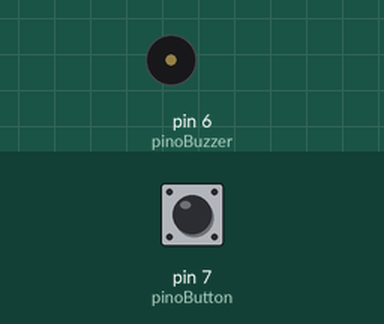
This sketch was run on a simulated Arduino Uno, built with avr-gcc and run on an emulated ATmega328P. On the bench: buzzer (waves = sounding). Inputs (shaded band) come from the test bench; at power-on: pin 7 (pinoButton) HIGH.

Above: at 1.2 s.
1.3 s: pin 7 (pinoButton) pulled LOW for 0.15 s
At 3.0 s:
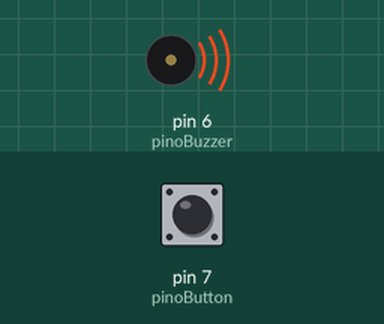
Timing chart, 0 to 9.5 s (numbered marks = the images above; inputs shaded):
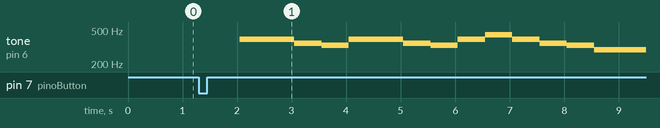

The sketch:

11_do_re_mi.ino
```cpp
// Projeto 11 - Dó Ré Mi

// Define a frequência das notas.
#define C 262
#define D 294
#define E 330
#define F 349
#define G 392
#define A 440
#define B 494
#define C8 523
#define P 0

// Define os pinos.
int pinoBuzzer = 6;
int pinoButton = 7;

// Define o vetor com a sequência de notas a ser tocadas.
int melodia[] = {C, D, E, F, G, A, B, C8};

//Define um incremento.
int inc = 0;
int testButton = 1;


void setup() {
  pinMode(pinoBuzzer, OUTPUT);    //Configura o pino do buzzer como saída.
  pinMode(pinoButton, INPUT_PULLUP);
}

void loop() {
  if (testButton == 0) {
//    if (inc < 8) {
//      tone(pinoBuzzer, melodia[inc]);
//      delay(500);
//      inc++;
//    }
//    else {
//     inc = 0;
//    }
//  escalaDeC();
//  musica01();
  caicaiBalao();
//  alecrimDourado();
  }
  else {
    noTone(pinoBuzzer);
    testButton = 1;
  }

  botaoTeste();

//  if (digitalRead(pinoButton) == LOW and testButton == 1) {
//    while (digitalRead(pinoButton) == LOW);
//    delay(100);
//    testButton = 0;
//  }
//  if (digitalRead(pinoButton) == LOW and testButton == 0) {
//    while (digitalRead(pinoButton) == LOW);
//    delay(100);
//    testButton = 1;
//  }

}

//-----------------------------------------------------------------
//Função do botão
int botaoTeste() {

  if (digitalRead(pinoButton) == LOW and testButton == 1) {
    while (digitalRead(pinoButton) == LOW);
    delay(100);
    testButton = 0;

    return testButton;
  }
  if (digitalRead(pinoButton) == LOW and testButton == 0) {
    while (digitalRead(pinoButton) == LOW);
    delay(100);
    testButton = 1;

    return testButton;
  }
}
//-----------------------------------------------------------------
// Modo mais simples de tocar as notas. (FUNÇÃO)
void escalaDeC() {
     if (inc < 8) {
      tone(pinoBuzzer, melodia[inc]);
      delay(500);
      inc++;
    }
    else {
     inc = 0;
   }
}
//-----------------------------------------------------------------
//Música 1
void musica01() {

 //Define o vetor da musica e o vetor do tempo.
  int ode[] = {
    E,E,F,G,G,F,E,D,C,C,D,E,E,D,P,D,P,
    E,E,F,G,G,F,E,D,C,C,D,E,D,C,P,C,P,
    D,D,E,C,D,E,P,F,E,C,D,E,P,F,E,D,C,D,P,
    E,E,D,G,G,F,E,D,C,C,D,E,D,C,P,C
  };

  int tempo[] = {
    1,1,1,1,1,1,1,1,1,1,1,1,1.5,1,.5,1,1,
    1,1,1,1,1,1,1,1,1,1,1,1,1.5,1,.5,1,1,
    1,1,1,1,1,1,.5,1,1,1,1,1,.5,1,1.5,1,.5,1,1,1,
    1,1,1,1,1,1,1,1,1,1,1,1,1.5,.125,1,1
  };

  for (int i = 0; i<sizeof(ode)/2; i++) {
    if (ode[i] != 0) {
      tone(pinoBuzzer, ode[i]);
    }
    else {
      noTone(pinoBuzzer);
    }
    delay(tempo[i]*500);
    noTone(pinoBuzzer);
  }

   noTone(pinoBuzzer);
   testButton = 1;
   delay(10000);
}
//-------------------------------------------------------------
void caicaiBalao() {
  //Define o vetor da musica e o vetor do tempo.
  int ode[] = {
    P,G,G,F,E,G,G,F,E,
    G,A,G,F,E,D,D,P,
    D,E,F,D,E,F,D,E,F,
    G,A,G,F,E,D,C
  };

  int tempo[] = {
    1,1.5,1.5,1,1,1.5,1.5,1,1,
    1,1,1,1,1,1.5,1,1,
    1,1,1,1,1,1,1,1,1.5,
    1,1,1,1,1,1,1.5
  };

  for (int i = 0; i<sizeof(ode)/2; i++) {
    if (ode[i] != 0) {
      tone(pinoBuzzer, ode[i]);
    }
    else {
      noTone(pinoBuzzer);
    }
    delay(tempo[i]*500);
    noTone(pinoBuzzer);
  }

   noTone(pinoBuzzer);
   testButton = 1;
   delay(10000);

}
//-------------------------------------------------------------
void alecrimDourado() {
  int ode[] = {
    P,G,F,E,E,D,E,G,F,F,F,E,F,G,F,F,F,E,F,G,E,E,
    G,F,E,E,D,E,G,F,F,F,E,F,G,F,F,F,E,F,G,E,E,P,
    C,D,C,F,F,E,D,F,E,E,D,C,E,F,F,F,A,G,F,E,E,P,
    C,D,C,F,F,E,D,F,E,E,D,C,E,F,F,F,A,G,F,E,G,F,E
  };

  int tempo[] = {
    1,2,1,1,.250,.5,.5,1,1,.5,.5,.5,1,1,.5,.5,.5,1,1,2,
    1,1,1,1,1,1,1,1,1,1,1,1,1,1,1,1,1,1,1,1,1,1,
    .5,1,1,1,1,1,1,1,1,1,1,1,1,1,1,1,1,1,1,1,1,1,
    .5,1,1,1,1,1,1,1,1,1,1,1,1,1,1,1,1,1,1,1.5,1,1,2
  };

  for (int i = 0; i<sizeof(ode)/2; i++) {
    if (ode[i] != 0) {
      tone(pinoBuzzer, ode[i]);
    }
    else {
      noTone(pinoBuzzer);
    }
    delay(tempo[i]*500);
    noTone(pinoBuzzer);
  }

   noTone(pinoBuzzer);
   testButton = 1;
   delay(10000);
}


//-------------------------------------------------------------
// Modo do site FILIPEFLOP de tocar as notas.
//  for (int i = 0; i < 8; i++) {
//    tone(pinoBuzzer, melodia[i]);
//    delay(500);
//  }
```

Measured:
- after the input at 1.3 s, tone on pin 6 (pinoBuzzer): plays 392 Hz for 1.0 s, 349 Hz for 0.50 s, 330 Hz for 0.50 s, 392 Hz for 1.0 s, 349 Hz for 0.50 s, 330 Hz for 0.50 s … (12 notes in this stretch), starting after 0.75 s
